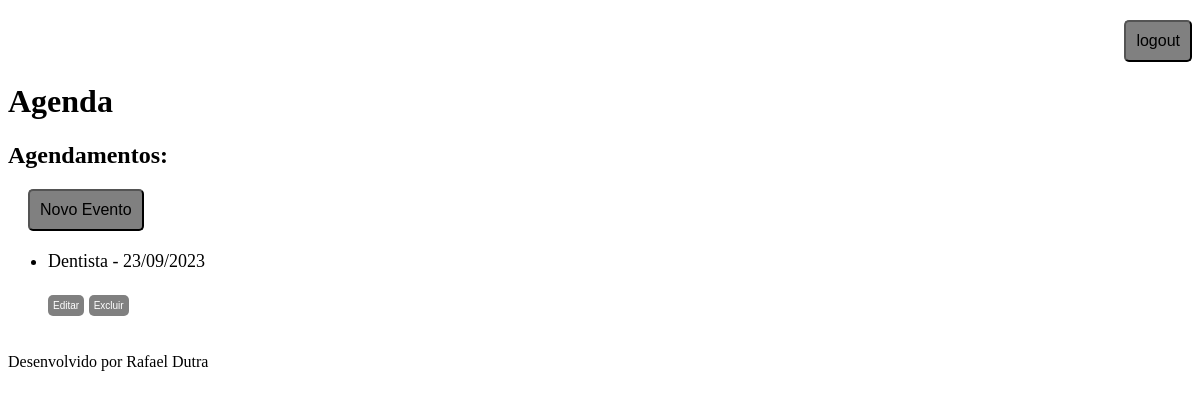
/agenda/ (signed in), run on an earlier commit of the app's database.
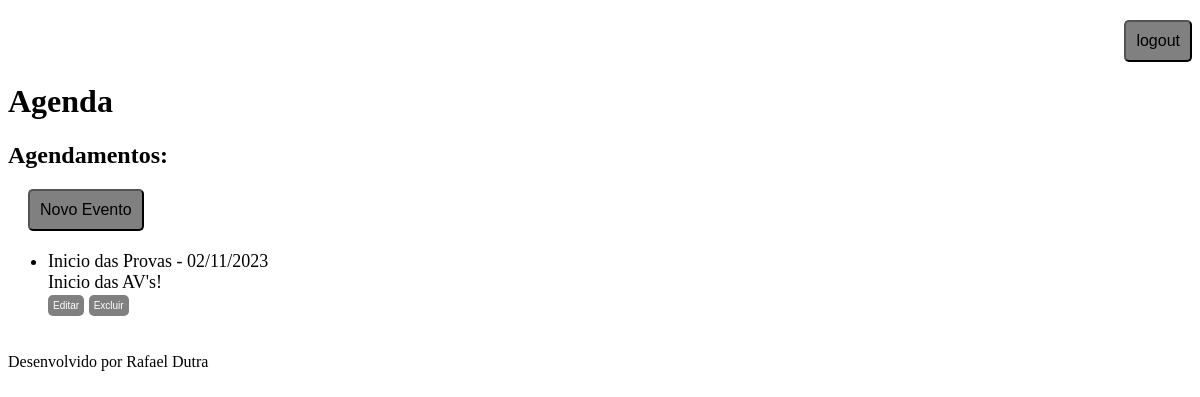
And on a later commit of the database.
### core/models.py (models this page shows, shortened)
class Evento(models.Model):
    titulo = models.CharField(max_length=100)
    descricao = models.TextField(blank=True, null=True)
    data_evento = models.DateField(verbose_name='Data do Evento')
    data_criacao = models.DateField(auto_now=True)
    usuario = models.ForeignKey(User, on_delete=models.CASCADE)
    class Meta:
        db_table = 'evento'
    def get_data_evento(self):
        return self.data_evento.strftime('%d/%m/%Y')

### core/views.py (the view)
# urls.py: path('agenda/', views.lista_eventos),
@login_required(login_url='/login/')
def lista_eventos(request):
    usuario = request.user
    data_atual = datetime.now() - timedelta(hours = 48)
    evento = Evento.objects.filter(
        usuario=usuario,
        data_evento__gt=data_atual)
    dados = {'eventos':evento}
    return render(request, 'agenda.html', dados)

### templates/agenda.html
{% extends "model-page.html" %}
    {% block content %}
        <h2>Agendamentos:</h2>
        <div class="button-evento">
            <button><a href="evento/">Novo Evento</a></button>
        </div>
        <ul style="font-size: 18px;">
            {% for evento in eventos %}
                <li>
                    <div {% if get_evento_atrasado %} style='color: red;' {% endif %}>
                        {{ evento.titulo }} - {{ evento.get_data_evento }}
                        <br> {{ evento.descricao }} <br>
                        <a href="evento/?id={{ evento.id }}" class="link">Editar</a>  <a href="evento/delete/{{ evento.id }}/" class="link">Excluir</a>
                    </div>
                </li><br>
            {% endfor %}
        </ul>
    {% endblock %}

### templates/model-page.html
<!DOCTYPE html>
<html lang="pt-br">
<head>
    {% include "model-header.html" %}
</head>
<body>
    {% block content %} {% endblock %}
    {% include "model-footer.html" %}
</body>
</html>

### templates/model-header.html (shortened to what this page needs)
{% load static %}
<link rel="stylesheet" href="{% static 'css/telaLogin/estilos/button.css' %}">
<div class="button">
    <button type="button"><a href="/logout">logout</a></button>
</div>
<h1>Agenda</h1>

### templates/model-footer.html
<footer><p>Desenvolvido por Rafael Dutra</p></footer>

### static/css/telaLogin/estilos/button.css (style rules this page uses)
.button { text-align: right; margin-top: 20px; }
.link { text-decoration: none; color: white; font-family: Arial, Helvetica, sans-serif; font-size: 10px; padding: 5px; background-color: gray; border-radius: 5px; }
a { text-decoration: none; color: black; }
button { text-decoration: none; color: black; font-family: Arial, Helvetica, sans-serif; font-size: 1em; background-color: gray; padding: 10px; border-radius: 5px; }
.button-evento { margin: 20px; }

What changed in the data, as far as the page shows it:
removed Evento: titulo "Dentista", get_data_evento "23/09/2023"
added Evento: titulo "Inicio das Provas", get_data_evento "02/11/2023", descricao "Inicio das AV's!"
